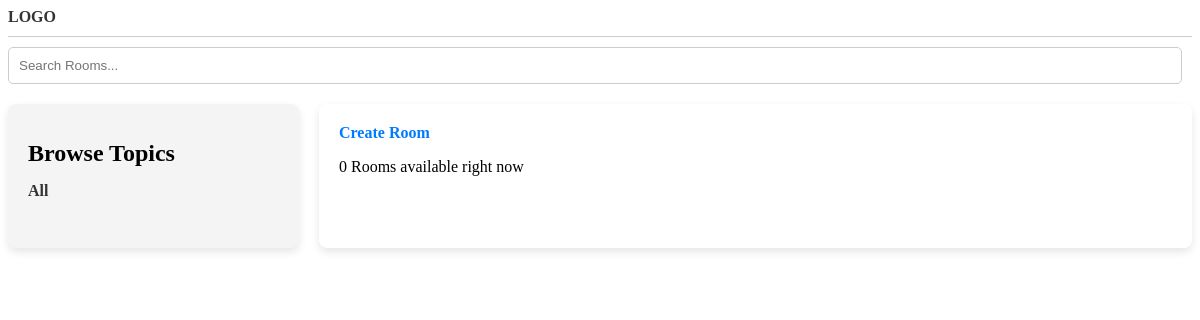
Page /?q=Python on the earlier database version.
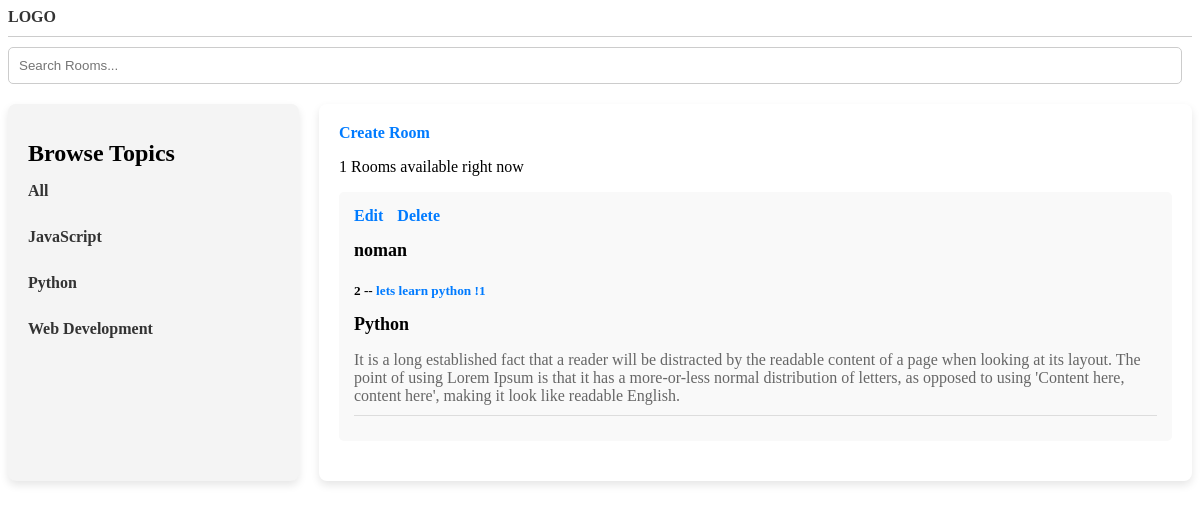
Same page on the later database version.
### base/models.py (models this page shows, shortened)
class Topic(models.Model):
    name = models.CharField(max_length=200)
    def __str__(self):
        return self.name

class Room(models.Model):
    host = models.ForeignKey(User, on_delete= models.SET_NULL , null=True)
    topic = models.ForeignKey(Topic, on_delete= models.SET_NULL , null=True)
    name = models.CharField(max_length=200)
    description = models.TextField(null=True, blank=True)
    updated = models.DateTimeField(auto_now=True)
    created = models.DateTimeField(auto_now_add=True)
    class Meta:
        ordering = ['-updated','-created']

### base/views.py (the view)
# urls.py: path('' , views.homepage , name = 'home'),
def homepage(request):
    q = request.GET.get('q') if request.GET.get('q') != None else ''
    rooms = Room.objects.filter(
        Q(topic__name__icontains=q) |
        Q(name__icontains=q) |
        Q(description__icontains=q)
    )
    topic = Topic.objects.all()
    room_count = rooms.count()
    context = {'rooms' : rooms , 'topic':topic , 'room_count': room_count}
    return render(request, 'base/home.html', context)

### base/templates/base/home.html (shortened to what this page needs)
{% extends "main.html" %}
{% block content %}
    <div class="home-container">
        <div class="topics-column">
            <h1>Browse Topics</h1>
            <div class="topics-list">
                <a href="{% url 'home' %}">All</a><br/>
                {% for topic in topic %}
                    <a href="{% url 'home' %}?q={{topic.name}}">{{topic.name}}</a><br/>
                {% endfor %}
            </div>
        </div>
        <div class="rooms-column">
            <a href="{% url 'create-room' %}">Create Room</a>
            <p>{{room_count}} Rooms available right now</p>
            <div class="room-list">
                {% for room in rooms %}
                    <div class="room-item">
                        <a href="{% url 'update-room' room.id %}">Edit</a>
                        <a href="{% url 'delete-room' room.id %}">Delete</a>
                        <h2>{{ room.host.username }}</h2>
                        <h5>{{ room.id }} -- <a href="{% url 'room' room.id %}">{{ room.name }}</a></h5>
                        <h2>{{ room.topic }}</h2>
                        <p>{{ room.description }}</p>
                        <hr>
                    </div>
                {% endfor %}
            </div>
        </div>
    </div>
{% endblock content %}

Differences in the rows shown:
added Topic: name "JavaScript"
added Topic: name "Python"
added Topic: name "Web Development"
added Room: host.username "noman", id "2", name "lets learn python !1", topic "Python", description "It is a long established fact that a reader will be distracted by the readable content of a page when looking at its layout. The point of using Lorem Ipsum is that it has a more-or-less normal distribution of letters, as opposed to using 'Content here, content here', making it look like readable English."
Other differences:
{{ room_count }}: "0" → "1"
